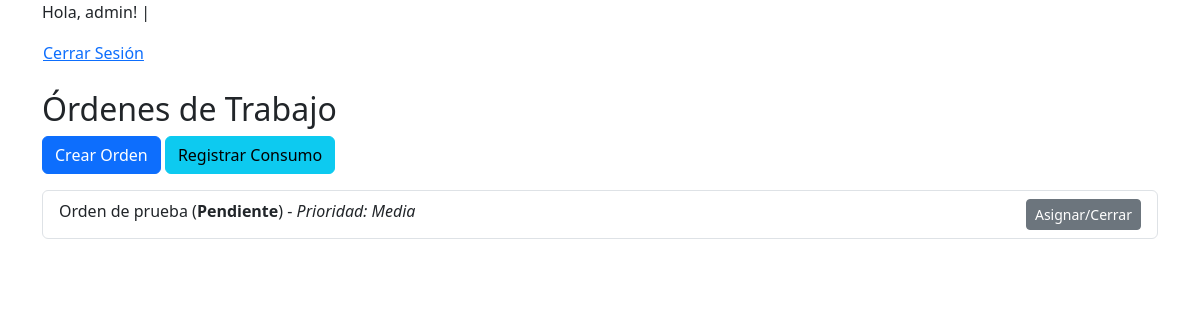
The app's page / (signed in), older data.
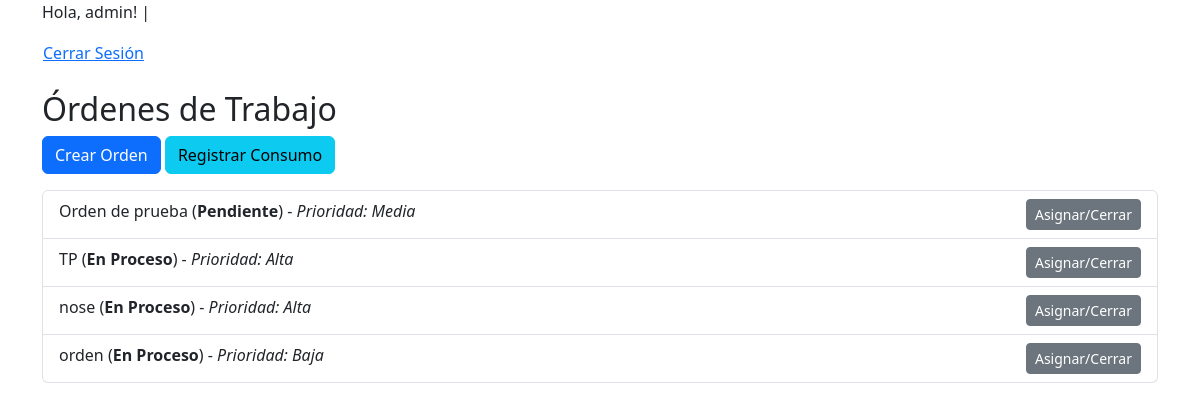
The same page, newer data.
### mantenimiento/models.py (models this page shows, shortened)
class OrdenDeTrabajo(models.Model):
    PRIORIDAD = [
        ('Baja', 'Baja'),
        ('Media', 'Media'),
        ('Alta', 'Alta')
    ]
    ESTADO = [
        ('Pendiente', 'Pendiente'),
        ('En Proceso', 'En Proceso'),
        ('Cerrada', 'Cerrada')
    ]
    titulo = models.CharField(max_length=100)
    descripcion_falla = models.TextField()
    prioridad = models.CharField(max_length=10, choices=PRIORIDAD)
    fecha_creacion = models.DateField(auto_now_add=True)
    fecha_cierre_real = models.DateField(null=True, blank=True)
    estado = models.CharField(max_length=15, choices=ESTADO, default='Pendiente')
    creador = models.ForeignKey(User, related_name='ordenes_creadas', on_delete=models.CASCADE)
    operario_asignado = models.ForeignKey(User, related_name='ordenes_asignadas', null=True, blank=True, on_delete=models.SET_NULL)

### mantenimiento/views.py (the view)
# urls.py: path('', views.orden_list, name='orden_list'),
@login_required
def orden_list(request):
    user = request.user
    if user.groups.filter(name='Operario').exists():
        ordenes = OrdenDeTrabajo.objects.filter(creador=user) | OrdenDeTrabajo.objects.filter(operario_asignado=user)
    else:
        ordenes = OrdenDeTrabajo.objects.all()
    ultima = request.session.get('ultima_orden')
    return render(request, 'orden_list.html', {'ordenes': ordenes, 'ultima_orden': ultima})

### mantenimiento/templates/orden_list.html
{% extends "base.html" %}
{% block content %}
  <h2>Órdenes de Trabajo</h2>
  <div class="mb-3">
    {% if perms.mantenimiento.add_ordendetrabajo %}
      <a href="{% url 'crear_orden' %}" class="btn btn-primary">Crear Orden</a>
    {% endif %}
    {% if perms.mantenimiento.add_consumosuministro %}
      <a href="{% url 'registrar_consumo' %}" class="btn btn-info">Registrar Consumo</a>
    {% endif %}
  </div>
  <ul class="list-group">
    {% for orden in ordenes %}
      <li class="list-group-item">
        {{ orden.titulo }} (<b>{{ orden.estado }}</b>) - <i>Prioridad: {{ orden.prioridad }}</i>
        {% if perms.mantenimiento.change_ordendetrabajo %}
          <a href="{% url 'asignar_orden' orden.id %}" class="btn btn-secondary btn-sm float-end">Asignar/Cerrar</a>
        {% endif %}
      </li>
    {% empty %}
      <li class="list-group-item">No hay órdenes para mostrar.</li>
    {% endfor %}
  </ul>
{% endblock %}

### mantenimiento/templates/base.html (shortened to what this page needs)
<!DOCTYPE html>
<html lang="es">
<head>
  <link href="https://cdn.jsdelivr.net/npm/bootstrap@5.3.3/dist/css/bootstrap.min.css" rel="stylesheet">
</head>
<body class="container">
  {% if user.is_authenticated %}
    <p>
      Hola, {{ user.username }}! |
      <form action="{% url 'logout' %}" method="post" style="display: inline;">
        <button type="submit" class="btn btn-link p-0 m-0 align-baseline">Cerrar Sesión</button>
      </form>
    </p>
  {% endif %}
  <div class="mt-4">
    {% block content %}
    {% endblock %}
  </div>
</body>
</html>

Row changes from the older to the newer data that the page shows:
added OrdenDeTrabajo: titulo "TP", estado "En Proceso", prioridad "Alta"
added OrdenDeTrabajo: titulo "nose", estado "En Proceso", prioridad "Alta"
added OrdenDeTrabajo: titulo "orden", estado "En Proceso", prioridad "Baja"
